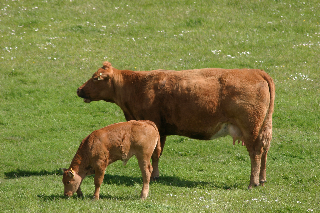
#> input picture Assignment1/Images/1_9_s.bmp, 320 x 213 px
$ python script.py
#> lines starting #> are read from the running program, lines starting #| are printed output that depends on the picture
### Assignment1/convolution.py
from cv2 import exp
import numpy as np
import matplotlib.pyplot as plt
from PIL import Image
import math
import cv2 as cv
from math import pi


# [5 lines left out: function handle_overflow, not called in this run]


def convolution(image: np.array, kernel : np.array, pad=True) -> np.array:
    # get width and height of the kernel
    k_w, k_h = kernel.shape

    # check if the image is in gray scale or RGB
    if (len(image.shape) == 2):
        # if the image is in gray scale we add the channel dimension
        image = image.reshape(tuple(list(image.shape) + [1]))

    w, h, c = image.shape

    # check if the image needs to be padded or not
    if pad:
        w, h = (w + k_w - 1, h + k_w - 1)
        padded = np.zeros(shape=(w, h, c))
        padded[k_w//2:k_w//2+w-k_w+1, k_h//2:k_h//2+h-k_h+1, :] = image
        image = padded

    out = np.zeros(shape=(w-k_w+1, h-k_h+1, c))
    for i in range(w-k_w):
        for j in range(h-k_h):
            for z in range(c):
                out[i, j, z] = np.sum(np.multiply(image[i:i+k_w, j:j+k_h, z], kernel))

    if out.shape[2] == 1:
        out = out.reshape(out.shape[:-1])

    return out # handle_overflow(out)


# [31 lines left out: functions convolution_gray_scale, gaussian_filter, log_filter, not called in this run]


def get_grid(shape=(3,3)):
    w, h = shape
    return np.meshgrid(np.linspace(-(w-1)/2,(w-1)/2, w), np.linspace(-(h-1)/2,(h-1)/2, h))


# [4 lines left out: function gaussian_kernel, not called in this run]


def log_kernel(shape=(3,3), sigma=1.0) -> np.array:
    x, y = get_grid(shape)
    sigma_2 = sigma*sigma
    z = -(x*x + y*y)/(2*sigma_2)
    return -(1/(sigma_2*sigma_2))*(1+z)*np.exp(z)*sigma_2

### Assignment1/script.py
from convolution import *

# input_image = "Images/3_12_s.bmp"
# input_image = "Images/6_1_s.bmp"
# input_image = "Images/7_1_s.bmp"
input_image = "Images/1_9_s.bmp"

image = np.asarray(Image.open(input_image).convert("L"))/255
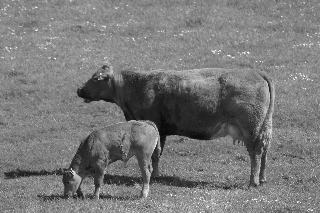
#> image: shape (213, 320) float64; min 0.0314, max 1, mean 0.473
kernel = log_kernel((15,15), 2)

output = convolution(image, kernel, True)
#> in convolution, `padded[k_w//2:k_w//2+w-k_w+1, k_h//2:k_h//2+h-k_h+1, :] = image`:
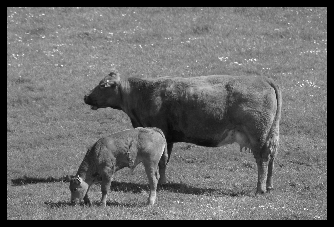
#> padded: shape (227, 334, 1) float64; min 0, max 1, mean 0.425
#> after the loop in convolution, `for i in range(w-k_w):`:
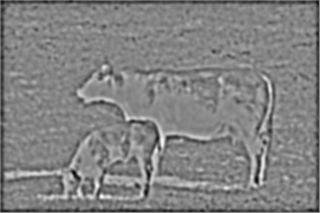
#> out: shape (213, 320, 1) float64; min -0.75, max 0.665, mean -0.0263; drawn with min black and max white
output = (output*255).astype(np.uint8)
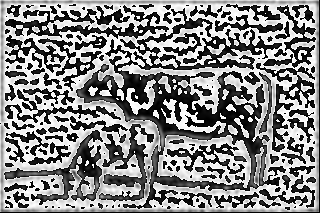
#> output: shape (213, 320); min 0, max 255, mean 134.4
plt.imshow(output, cmap="gray")
plt.show()
out_image = Image.fromarray(output)
out_image.save("output.jpg")

$ run again, with Assignment1/Images/3_12_s.bmp copied over Assignment1/Images/1_9_s.bmp
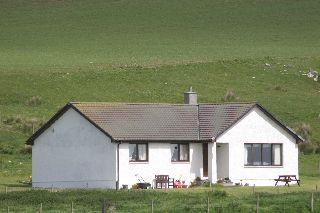
#> input picture Assignment1/Images/3_12_s.bmp, 320 x 213 px
#> after the loop in convolution, `for i in range(w-k_w):`:
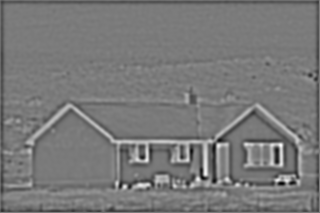
#> out: shape (213, 320, 1) float64; min -0.895, max 0.944, mean -0.0215; drawn with min black and max white
#> `output = (output*255).astype(np.uint8)`:
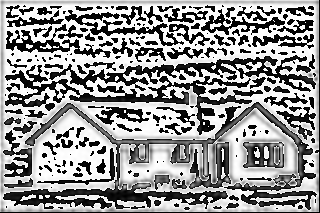
#> output: shape (213, 320); min 0, max 255, mean 148.6

$ run again, with Assignment1/Images/6_1_s.bmp copied over Assignment1/Images/1_9_s.bmp
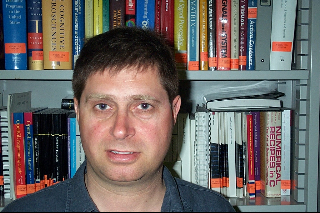
#> input picture Assignment1/Images/6_1_s.bmp, 320 x 213 px
#> after the loop in convolution, `for i in range(w-k_w):`:
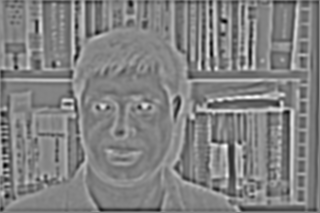
#> out: shape (213, 320, 1) float64; min -0.952, max 0.877, mean -0.0198; drawn with min black and max white
#> `output = (output*255).astype(np.uint8)`:
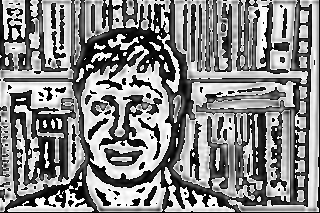
#> output: shape (213, 320); min 0, max 255, mean 134

$ run again, with Assignment1/Images/7_1_s.bmp copied over Assignment1/Images/1_9_s.bmp
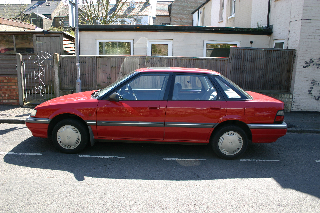
#> input picture Assignment1/Images/7_1_s.bmp, 320 x 213 px
#> after the loop in convolution, `for i in range(w-k_w):`:
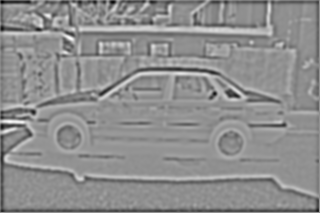
#> out: shape (213, 320, 1) float64; min -1.45, max 1.09, mean -0.032; drawn with min black and max white
#> `output = (output*255).astype(np.uint8)`:
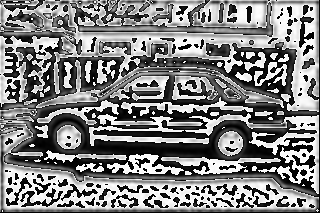
#> output: shape (213, 320); min 0, max 255, mean 127.9
